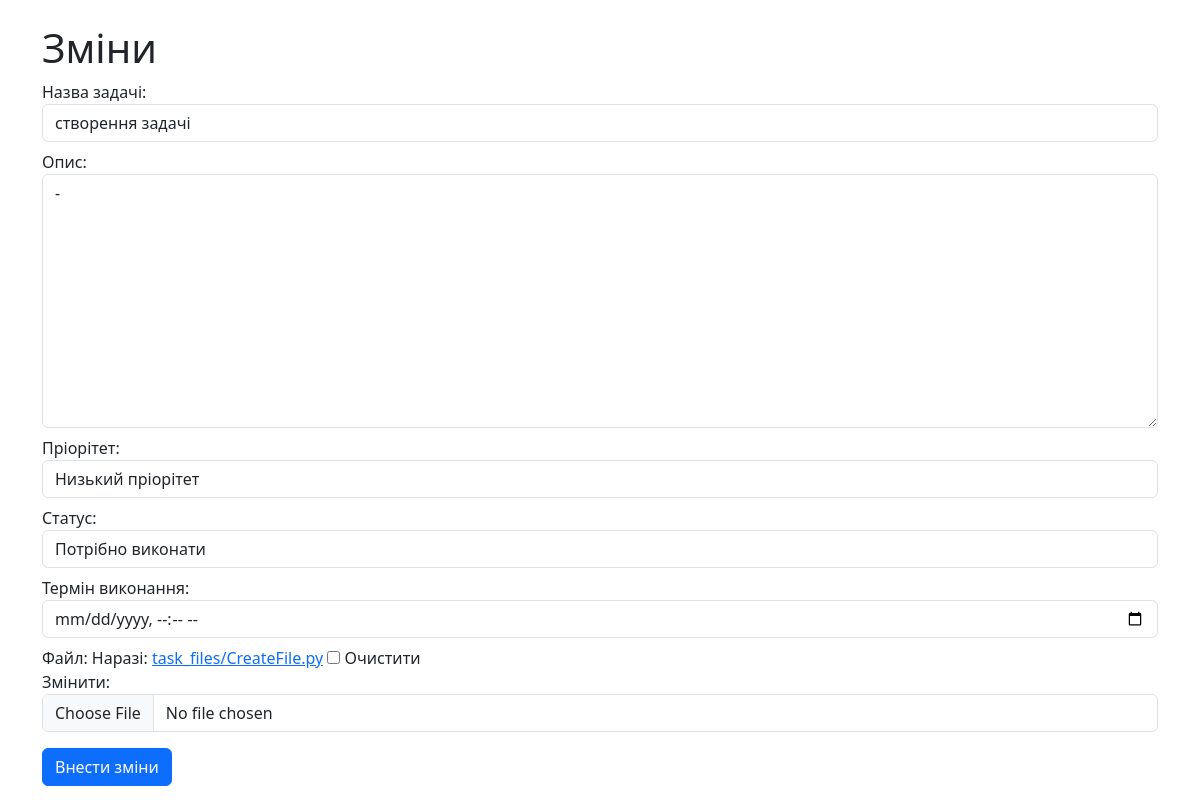
Screenshot of /update/2 with the database file from the repository.
### taskapp/models.py (models this page shows, shortened)
class Task(models.Model):
    PRIORITY_CHOICES = [
        ("Low" , "Низький пріорітет"),
        ("Medium" , "Середній пріорітет"),
        ("High" , "Високий пріорітет"),
    ]
    STATUS_CHOICES = [
        ("Pending" , "Потрібно виконати"),
        ("In_progres" , "В процесі"),
        ("Done" , "Виконано"),
    ]
    name = models.CharField(max_length=100, verbose_name="Назва задачі")
    description = models.TextField(blank=True, null=True, verbose_name="Опис")
    priority = models.CharField(max_length=30, choices=PRIORITY_CHOICES, default="Low", verbose_name="Пріорітет")
    status = models.CharField(max_length=30, choices=STATUS_CHOICES, default="Pending", verbose_name="Статус")
    deadline = models.DateTimeField(null=True, blank=True, verbose_name="Термін виконання")
    user = models.ForeignKey(User, on_delete=models.CASCADE, verbose_name="Користувач")
    created_at = models.DateTimeField(auto_now_add=True, verbose_name="Коли створенно")
    file = models.FileField(upload_to="task_files/", null=True, blank=True, verbose_name="Файл")

### taskapp/views.py (the view)
# urls.py: path("update/<int:pk>", views.TaskUpdateView.as_view(), name = "update_task"),
class TaskUpdateView(UpdateView):
    model = Task
    template_name = 'task_edit.html'
    form_class = TaskForm
    success_url = reverse_lazy("Home")

### taskapp/forms.py
class TaskForm(forms.ModelForm):
    class Meta:
        model = Task
        fields = ["name","description","priority","status","deadline","file"] # Поля для форми
    def __init__(self, *args, **kwargs):
        super().__init__(*args, **kwargs)
        self.fields["deadline"].widget = forms.DateTimeInput(attrs={"type":"datetime-local"})
        for field in self.fields:
            self.fields[field].widget.attrs.update({'class': 'form-control mb-2', })

### templates/task_edit.html (shortened to what this page needs)
{% extends 'base.html' %}
{% block content %}
<h1>Зміни</h1>
    <form method="post" enctype="multipart/form-data">
        {{form.as_div}}
        <button type="submit" class="btn btn-primary mt-2">
            Внести зміни
        </button>
    </form>
{% endblock content %}

### rows the page displays
Task: name "створення задачі", description "-", priority "Низький пріорітет", status "Потрібно виконати"
